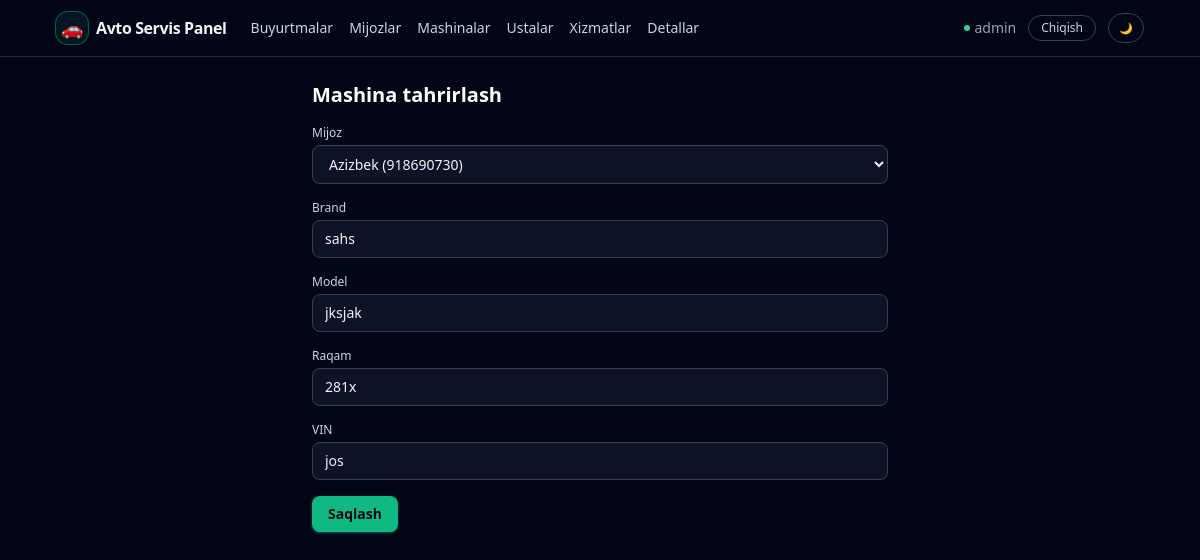
Screenshot of /car/1/edit/ (signed in) with the database file from the repository.
### apps/models.py (models this page shows, shortened)
class User(AbstractUser):
    telegram_username = models.CharField(
        _("Telegram username"), max_length=255, null=True, blank=True
    )
    telegram_id = models.BigIntegerField(_("Telegram ID"), null=True, blank=True)
    telegram_chat_id = models.BigIntegerField(
        _("Telegram chat ID"), null=True, blank=True
    )
    telegram_username_validator = RegexValidator(
        regex=r"^[a-zA-Z0-9_]{5,32}$",
        message=_(
            "Telegram username can only contain letters, numbers and underscores"
        ),
    )
    role = models.CharField(
        _("Role"), max_length=32, choices=Role.choices, default=Role.USER
    )
    phone = models.CharField(
        _("Phone number"),
        max_length=20,
        blank=True,
        help_text=_("Contact phone number"),
    )
    class Meta:
        verbose_name = _("User")
        verbose_name_plural = _("Users")

class Car(models.Model):
    customer = models.ForeignKey(
        Customer, on_delete=models.CASCADE, related_name="cars"
    )
    brand = models.CharField(_("Brand"), max_length=100)
    model = models.CharField(_("Model"), max_length=100, blank=True)
    plate_number = models.CharField(
        _("Plate number"),
        max_length=20,
        db_index=True,
    )
    vin = models.CharField(_("VIN"), max_length=64, blank=True)
    class Meta:
        verbose_name = _("Car")
        verbose_name_plural = _("Cars")

### apps/views/cars.py (the view)
# urls.py: path("car/<int:pk>/edit/", car_update, name="car_update"),
@login_required
def car_update(request, pk: int):
    car = get_object_or_404(Car, pk=pk)
    if request.method == "POST":
        form = CarForm(request.POST, instance=car)
        if form.is_valid():
            form.save()
            messages.success(request, "Mashina ma'lumotlari yangilandi.")
            return redirect("apps:car_history", pk=car.pk)
    else:
        form = CarForm(instance=car)
    return render(
        request,
        "cars/car_form.html",
        {"form": form, "car": car},
    )

### apps/forms.py
class CarForm(TailwindModelForm):
    class Meta:
        model = Car
        fields = ["customer", "brand", "model", "plate_number", "vin"]

### apps/models.py (called while the page is built)
    def __str__(self) -> str:
        return f"{self.full_name} ({self.phone})"

### templates/cars/car_form.html (shortened to what this page needs)
{% extends "base.html" %}
{% block content %}
<div class="max-w-xl mx-auto">
    <h1 class="text-xl font-semibold text-white mb-4">
        {% if car %}Mashina tahrirlash{% else %}Yangi mashina qo'shish{% endif %}
    </h1>
    <form method="post" class="space-y-4">
        <div>
            <label class="block text-xs font-medium text-slate-300 mb-1" for="{{ form.customer.id_for_label }}">Mijoz</label>
            {{ form.customer }}
        </div>
        <div>
            <label class="block text-xs font-medium text-slate-300 mb-1" for="{{ form.brand.id_for_label }}">Brand</label>
            {{ form.brand }}
        </div>
        <div>
            <label class="block text-xs font-medium text-slate-300 mb-1" for="{{ form.model.id_for_label }}">Model</label>
            {{ form.model }}
        </div>
        <div>
            <label class="block text-xs font-medium text-slate-300 mb-1" for="{{ form.plate_number.id_for_label }}">Raqam</label>
            {{ form.plate_number }}
        </div>
        <div>
            <label class="block text-xs font-medium text-slate-300 mb-1" for="{{ form.vin.id_for_label }}">VIN</label>
            {{ form.vin }}
        </div>
        <button type="submit"
                class="inline-flex items-center rounded-lg bg-emerald-500 hover:bg-emerald-400 px-4 py-2 text-sm font-semibold text-slate-950 shadow shadow-emerald-500/40">
            Saqlash
        </button>
    </form>
</div>
{% endblock %}

### templates/base.html (shortened to what this page needs)
{% load static %}
<!DOCTYPE html>
<html lang="uz">
<head>
    <script src="https://cdn.tailwindcss.com"></script>
</head>
<body class="min-h-screen text-slate-100" data-theme="dark">
<div class="min-h-screen flex flex-col">
    <header class="border-b border-slate-800 bg-slate-950/80 backdrop-blur">
        <div class="mx-auto w-full max-w-6xl px-4 sm:px-6 lg:px-8 py-3 flex items-center justify-between">
            <div class="flex items-center gap-6">
                <a href="{% url 'apps:order_list' %}" class="inline-flex items-center gap-2">
                    <span class="inline-flex h-8 w-8 items-center justify-center rounded-xl bg-emerald-500/10 ring-1 ring-emerald-500/50">
                        <span class="text-lg">🚗</span>
                    </span>
                    <span class="font-semibold tracking-tight text-sm sm:text-base">Avto Servis Panel</span>
                </a>
                <nav class="hidden sm:flex items-center gap-4 text-xs sm:text-sm text-slate-300">
                    <a href="{% url 'apps:order_list' %}" class="hover:text-white transition">
                        Buyurtmalar
                    </a>
                    <a href="{% url 'apps:customer_list' %}" class="hover:text-white transition">
                        Mijozlar
                    </a>
                    <a href="{% url 'apps:car_list' %}" class="hover:text-white transition">
                        Mashinalar
                    </a>
                    <a href="{% url 'apps:master_list' %}" class="hover:text-white transition">
                        Ustalar
                    </a>
                    <a href="{% url 'apps:service_list' %}" class="hover:text-white transition">
                        Xizmatlar
                    </a>
                    <a href="{% url 'apps:part_list' %}" class="hover:text-white transition">
                        Detallar
                    </a>
                </nav>
            </div>
            <div class="flex items-center gap-3 text-xs sm:text-sm">
                {% if request.user.is_authenticated %}
                    <span class="hidden sm:inline-flex items-center gap-1 text-slate-400">
                        <span class="w-1.5 h-1.5 rounded-full bg-emerald-400 animate-pulse"></span>
                        {{ request.user.get_full_name|default:request.user.username }}
                    </span>
                    <a href="{% url 'logout' %}"
                       class="inline-flex items-center rounded-full border border-slate-700 px-3 py-1 text-xs font-medium text-slate-300 hover:bg-slate-800 transition">
                        Chiqish
                    </a>
                {% endif %}
                <button type="button" id="theme-toggle"
                        class="inline-flex items-center rounded-full border border-slate-700 px-2.5 py-1 text-[11px] font-medium text-slate-300 hover:bg-slate-800 transition">
                </button>
            </div>
        </div>
    </header>
    <main class="flex-1">
        <div class="mx-auto w-full max-w-6xl px-4 sm:px-6 lg:px-8 py-6">
            {% block content %}{% endblock %}
        </div>
    </main>
</div>
</body>
</html>

### templates/base.html (style rules this page uses)
body[data-theme="dark"] { background-color: rgb(2 6 23); color: rgb(241 245 249); }

### rows the page displays
User: user.get_full_name "admin"
Car: customer "Azizbek (918690730)", brand "sahs", model "jksjak", plate_number "281x", vin "jos"
